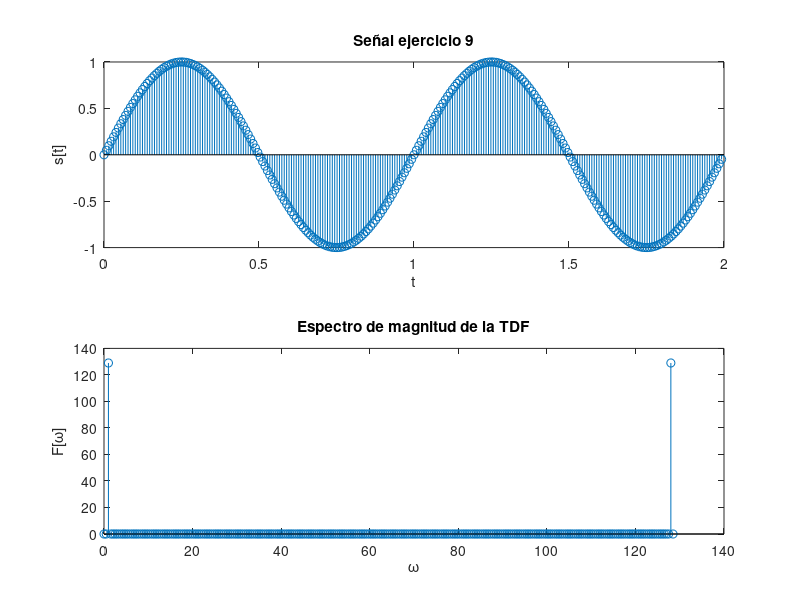

Write the MATLAB code that produced this figure.
%% Guia 1 - Ejercicio de laboratorio 9
%

%% Enunciado y resultados
% Discretice una señal senoidal con frecuencia 4000 Hz. y duración 2 seg., utilizando
% una frecuencia de muestreo de 129 Hz. Grafique el resultado y estime la frecuencia de
% la onda sinusoidal que se observa en la figura. Analice y obtenga conclusiones.

clear all;
close all;

fm = 129;
tm = 1/fm;
f = 4000;

t = 0:tm:2-tm;
s = sin(2*pi*f*t);
N = length(t);
df = fm/N;
deltaf = 0:df:fm-df;

subplot(2,1,1), stem(t,s); title('Señal ejercicio 9');
xlabel('t'); ylabel('s[t]');
subplot(2,1,2), stem(deltaf,abs(fft(s)));
title('Espectro de magnitud de la TDF'); xlabel('\omega'); ylabel('F[\omega]');

% Estimamos la frecuencia de la onda senoidal observada en la figura.

k = ceil(f/fm);
falias = k*fm-f;

if falias>fm/2
    falias = fm/2-(falias-fm/2);
end
if deltaf(3) == falias
    display(sprintf('f=%d Hz aparece como alias de %d Hz.',...
    f,deltaf(3)));
end